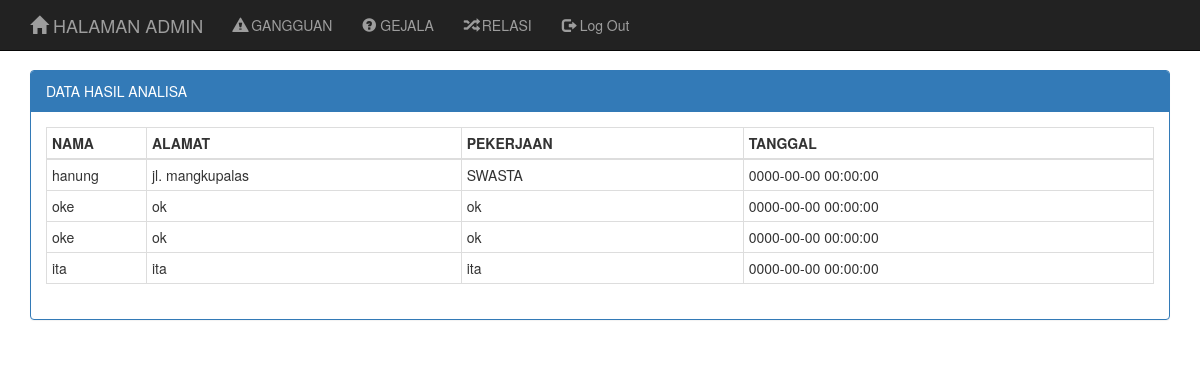
The page /Trash/admin/index.php?p=analisa on the database its author committed.
### tables this page shows
CREATE TABLE `analisa_hasil` (
  `id` int(4) unsigned zerofill NOT NULL AUTO_INCREMENT,
  `nama` varchar(60) NOT NULL,
  `kelamin` enum('P','W') NOT NULL,
  `alamat` varchar(100) NOT NULL,
  `pekerjaan` varchar(60) NOT NULL,
  `kd_penyakit` text NOT NULL,
  `noip` varchar(60) NOT NULL,
  `tanggal` datetime NOT NULL,
  PRIMARY KEY (`id`)
);

### Trash/admin/data/hasil/data.php (the view)
<div class="panel panel-primary">
  <div class="panel-heading">
    DATA HASIL ANALISA
  </div>
  <div class="panel-body">
    <table class="table table-condensed table-bordered">
      <thead>
        <th width="100">NAMA</th>
        <th>ALAMAT</th>
        <th>PEKERJAAN</th>
        <th>TANGGAL</th>
      </thead>
      <tbody>
        <?php
          $sql = "SELECT * FROM analisa_hasil";
          $qry = mysql_query($sql, $koneksi)
                or die ("SQL Error".mysql_error());
          while ($data=mysql_fetch_array($qry)) {
        ?>
        <tr>
          <td><?php echo $data['nama']; ?></td>
          <td><?php echo $data['alamat']; ?></td>
          <td><?php echo $data['pekerjaan']; ?></td>
          <td><?php echo $data['tanggal']; ?></td>
        </tr>
        <?php } ?>
      </tbody>
    </table>
  </div>
</div>

### css/one-page-wonder.css (style rules this page uses)
body { margin-top: 50px; }

### rows shown on the page
analisa_hasil: nama "hanung", alamat "jl. mangkupalas", pekerjaan "SWASTA", tanggal "0000-00-00 00:00:00"
analisa_hasil: nama "oke", alamat "ok", pekerjaan "ok", tanggal "0000-00-00 00:00:00"
analisa_hasil: nama "oke", alamat "ok", pekerjaan "ok", tanggal "0000-00-00 00:00:00"
analisa_hasil: nama "ita", alamat "ita", pekerjaan "ita", tanggal "0000-00-00 00:00:00"
